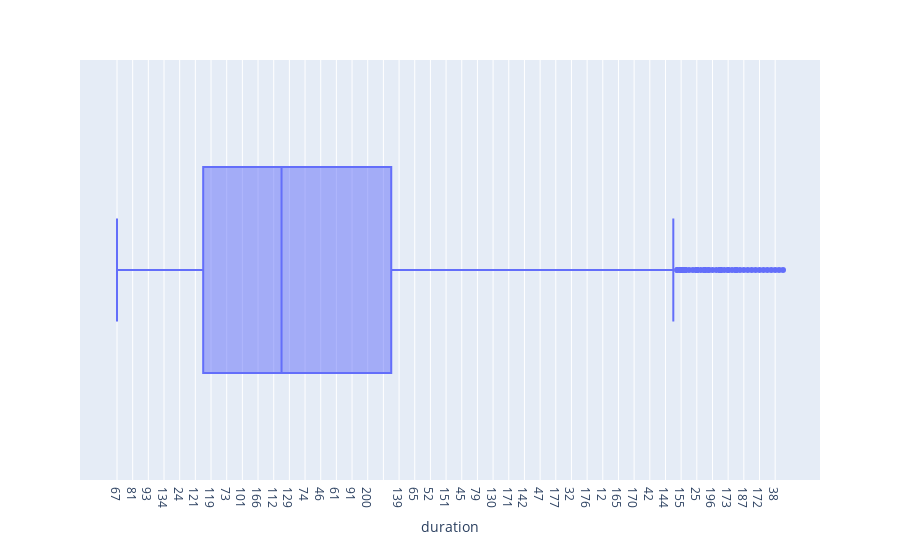

Notebook source saved alongside this figure:
### Markdown cell above
### Runtime-based data analysis of Netflix dataset

### Code cell
fig = px.box(data_frame=df, x="duration", hover_data=df[["title", "type"]])
fig.update_traces(overwrite=True)
fig.show()

### Figure 1 — Plotly figure (JSON) as saved in the notebook; plotly's stock layout.template omitted (floating-point values rounded to 4 significant figures; data arrays with more than 128 entries replaced by an {"elided": "..."} marker saying what was removed)
{"data": [{"alignmentgroup": "True", "customdata": {"elided": "3588x2 str values"}, "hovertemplate": "duration=%{x}<br>title=%{customdata[0]}<br>type=%{customdata[1]}<extra></extra>", "legendgroup": "", "marker": {"color": "#636efa"}, "name": "", "notched": false, "offsetgroup": "", "orientation": "h", "showlegend": false, "type": "box", "x": {"elided": "3588 str values"}, "x0": " ", "xaxis": "x", "y0": " ", "yaxis": "y"}], "layout": {"boxmode": "group", "legend": {"tracegroupgap": 0}, "margin": {"t": 60}, "xaxis": {"anchor": "y", "domain": [0, 1], "title": {"text": "duration"}}, "yaxis": {"anchor": "x", "domain": [0, 1]}}}
